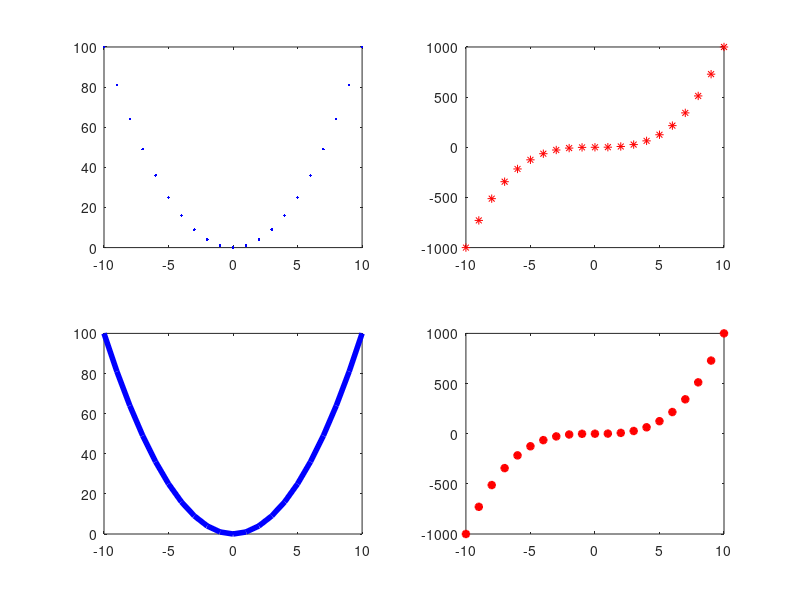

Source code (MATLAB):
n = 10; t = -n:n;
y1 = t.^2; y2 = t.^3;
subplot(2,2,1);
plot(t,y1,'b.'); % blauw met punten geplot
subplot(2,2,2); 
plot(t,y2,'r*'); % rood met astrices geplot
subplot(2,2,3);
plot(t,y1,'b','LineWidth',4); % blauwe dikke lijn
subplot(2,2,4); 
plot(t,y2,'r*','LineWidth',2);% dikke rode astrices
